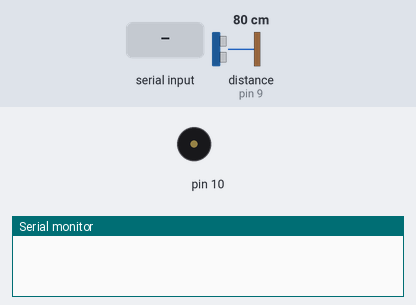
This sketch was run on a simulated Arduino Uno, built with avr-gcc and run on an emulated ATmega328P. Parts: buzzer (waves = sounding), the last lines printed to the serial monitor. Inputs (shaded band) come from the test bench; at power-on: distance to the obstacle (sensor on pin 9) 80 cm. The echo pulse lasts 58.3 µs per cm.

Above: at 1.2 s.
1.3 s: "s" received over Serial
At 2.5 s:
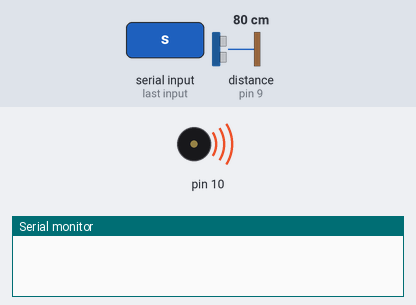
4.3 s: "d" received over Serial
At 5.9 s:
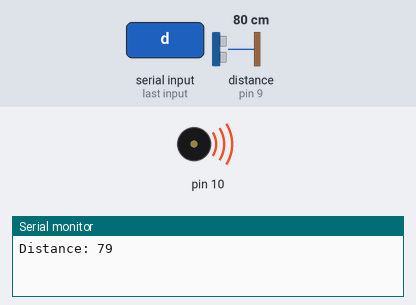
Timing chart, 0 to 8.0 s (numbered marks = the images above; inputs shaded):
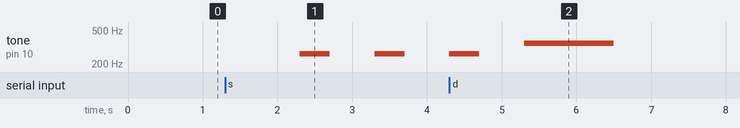

Measured:
- after the input at 1.3 s, tone on pin 10: alternates 262 Hz for 0.40 s and silent for 0.60 s, starting after 1.0 s

The sketch:

codigoIhs.ino.ino
```cpp
int c = 262;
int d = 294;
int e = 330;
int f = 349;
int g = 392;
int a = 440;
int b = 494;
int tempo = 400;
long duration;
int distance;


const int trigPin = 8;
const int echoPin = 9;

char cmd;

void setup(){
  pinMode(10,OUTPUT);
  pinMode(trigPin, OUTPUT); // Sets the trigPin as an Output
  pinMode(echoPin, INPUT); // Sets the echoPin as an Input
  Serial.begin(9600); // Starts the serial communication
}

void loop(){
  cmd = Serial.read();
  if(cmd == 's'){
    delay(1000);
    tone(10,c,tempo);
    delay(1000);
    tone(10,c,tempo);
    delay(1000);
    tone(10,c,tempo);
    delay(1000);
    tone(10,f,3*tempo);
  }
  if(cmd == 'd'){
    // Clears the trigPin
    digitalWrite(trigPin, LOW);
    delayMicroseconds(2);
    // Sets the trigPin on HIGH state for 10 micro seconds
    digitalWrite(trigPin, HIGH);
    delayMicroseconds(10);
    digitalWrite(trigPin, LOW);
    // Reads the echoPin, returns the sound wave travel time in microseconds
    duration = pulseIn(echoPin, HIGH);
    // Calculating the distance
    distance = duration * 0.034 / 2;
    // Prints the distance on the Serial Monitor
    Serial.print("Distance: ");
    Serial.println(distance);
  }
  if(cmd == 'a'){
    digitalWrite(trigPin, LOW);
    delayMicroseconds(2);
    // Sets the trigPin on HIGH state for 10 micro seconds
    digitalWrite(trigPin, HIGH);
    delayMicroseconds(10);
    digitalWrite(trigPin, LOW);
  }
}
```
